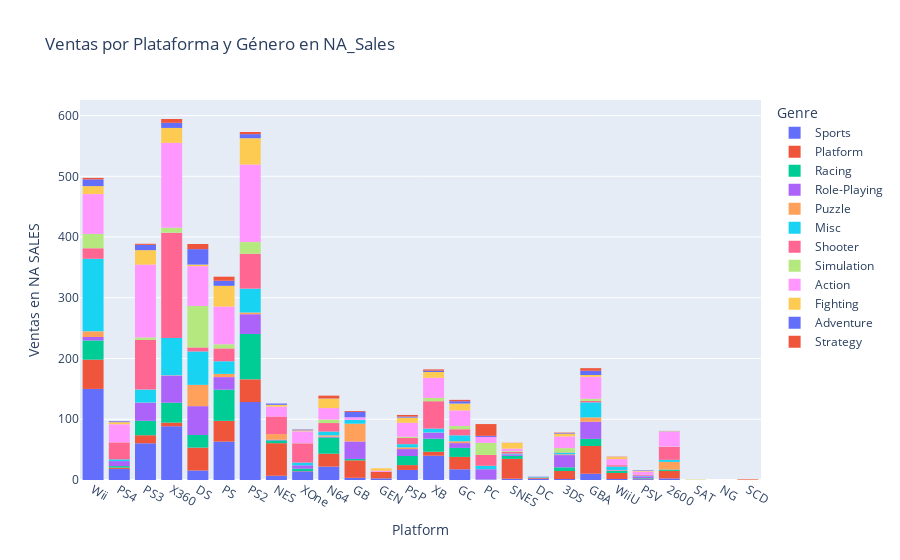
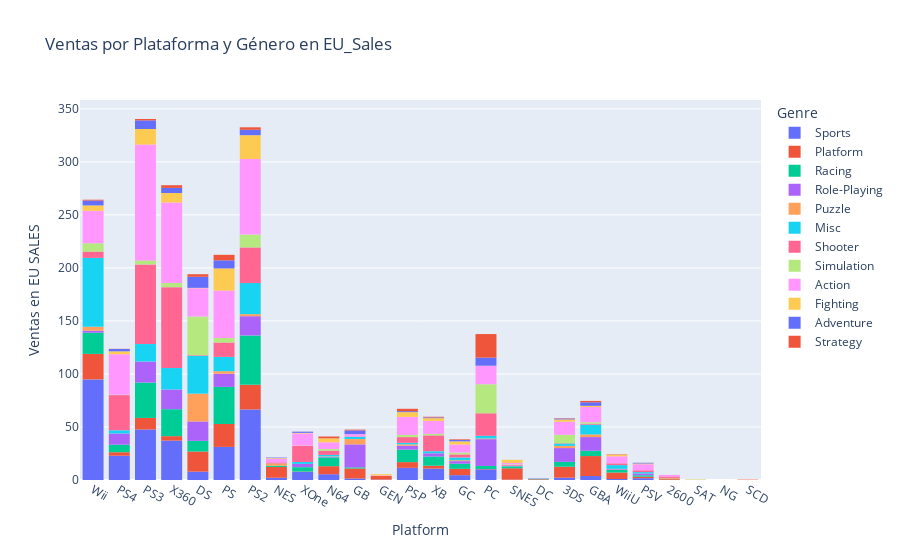
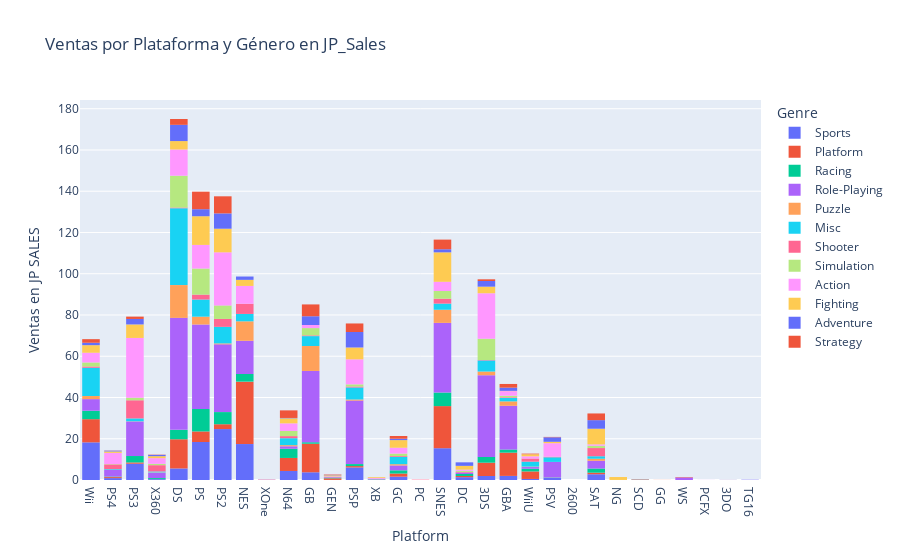

The code cell stored with these charts, in order, in its notebook:
### Code cell
lista_ventas = ["NA_Sales", "EU_Sales", "JP_Sales"]
for columna in lista_ventas:
    grafica = px.histogram(hojas_df["vgsales"],
                            x="Platform", y=columna,
                            color="Genre",
                            color_discrete_sequence=px.colors.qualitative.Plotly,
                            title=f"Ventas por Plataforma y Género en {columna}",
                            labels={columna: f"Ventas en {columna.replace('_', ' ').upper()}"} # Cambia el título del eje y
                            )
    grafica.update_layout(
        yaxis_title=f"Ventas en {columna.replace('_', ' ').upper()}"  # Establece el título del eje y
    )
    grafica.show()
    grafica.write_html(f"grafica_{columna}.html")

### Figure 1 — Plotly figure (JSON) as saved in the notebook; plotly's stock layout.template omitted (floating-point values rounded to 4 significant figures; data arrays with more than 128 entries replaced by an {"elided": "..."} marker saying what was removed)
{"data": [{"bingroup": "x", "histfunc": "sum", "hovertemplate": "Genre=Sports<br>Platform=%{x}<br>sum of Ventas en NA SALES=%{y}<extra></extra>", "legendgroup": "Sports", "marker": {"color": "#636EFA", "pattern": {"shape": ""}}, "name": "Sports", "orientation": "v", "showlegend": true, "type": "histogram", "x": {"elided": "2304 mixed values"}, "xaxis": "x", "y": {"elided": "2304 float values"}, "yaxis": "y"}, {"bingroup": "x", "histfunc": "sum", "hovertemplate": "Genre=Platform<br>Platform=%{x}<br>sum of Ventas en NA SALES=%{y}<extra></extra>", "legendgroup": "Platform", "marker": {"color": "#EF553B", "pattern": {"shape": ""}}, "name": "Platform", "orientation": "v", "showlegend": true, "type": "histogram", "x": {"elided": "876 mixed values"}, "xaxis": "x", "y": {"elided": "876 float values"}, "yaxis": "y"}, {"bingroup": "x", "histfunc": "sum", "hovertemplate": "Genre=Racing<br>Platform=%{x}<br>sum of Ventas en NA SALES=%{y}<extra></extra>", "legendgroup": "Racing", "marker": {"color": "#00CC96", "pattern": {"shape": ""}}, "name": "Racing", "orientation": "v", "showlegend": true, "type": "histogram", "x": {"elided": "1226 mixed values"}, "xaxis": "x", "y": {"elided": "1226 float values"}, "yaxis": "y"}, {"bingroup": "x", "histfunc": "sum", "hovertemplate": "Genre=Role-Playing<br>Platform=%{x}<br>sum of Ventas en NA SALES=%{y}<extra></extra>", "legendgroup": "Role-Playing", "marker": {"color": "#AB63FA", "pattern": {"shape": ""}}, "name": "Role-Playing", "orientation": "v", "showlegend": true, "type": "histogram", "x": {"elided": "1471 str values"}, "xaxis": "x", "y": {"elided": "1471 float values"}, "yaxis": "y"}, {"bingroup": "x", "histfunc": "sum", "hovertemplate": "Genre=Puzzle<br>Platform=%{x}<br>sum of Ventas en NA SALES=%{y}<extra></extra>", "legendgroup": "Puzzle", "marker": {"color": "#FFA15A", "pattern": {"shape": ""}}, "name": "Puzzle", "orientation": "v", "showlegend": true, "type": "histogram", "x": {"elided": "571 mixed values"}, "xaxis": "x", "y": {"elided": "571 float values"}, "yaxis": "y"}, {"bingroup": "x", "histfunc": "sum", "hovertemplate": "Genre=Misc<br>Platform=%{x}<br>sum of Ventas en NA SALES=%{y}<extra></extra>", "legendgroup": "Misc", "marker": {"color": "#19D3F3", "pattern": {"shape": ""}}, "name": "Misc", "orientation": "v", "showlegend": true, "type": "histogram", "x": {"elided": "1710 mixed values"}, "xaxis": "x", "y": {"elided": "1710 float values"}, "yaxis": "y"}, {"bingroup": "x", "histfunc": "sum", "hovertemplate": "Genre=Shooter<br>Platform=%{x}<br>sum of Ventas en NA SALES=%{y}<extra></extra>", "legendgroup": "Shooter", "marker": {"color": "#FF6692", "pattern": {"shape": ""}}, "name": "Shooter", "orientation": "v", "showlegend": true, "type": "histogram", "x": {"elided": "1282 mixed values"}, "xaxis": "x", "y": {"elided": "1282 float values"}, "yaxis": "y"}, {"bingroup": "x", "histfunc": "sum", "hovertemplate": "Genre=Simulation<br>Platform=%{x}<br>sum of Ventas en NA SALES=%{y}<extra></extra>", "legendgroup": "Simulation", "marker": {"color": "#B6E880", "pattern": {"shape": ""}}, "name": "Simulation", "orientation": "v", "showlegend": true, "type": "histogram", "x": {"elided": "851 mixed values"}, "xaxis": "x", "y": {"elided": "851 float values"}, "yaxis": "y"}, {"bingroup": "x", "histfunc": "sum", "hovertemplate": "Genre=Action<br>Platform=%{x}<br>sum of Ventas en NA SALES=%{y}<extra></extra>", "legendgroup": "Action", "marker": {"color": "#FF97FF", "pattern": {"shape": ""}}, "name": "Action", "orientation": "v", "showlegend": true, "type": "histogram", "x": {"elided": "3253 mixed values"}, "xaxis": "x", "y": {"elided": "3253 float values"}, "yaxis": "y"}, {"bingroup": "x", "histfunc": "sum", "hovertemplate": "Genre=Fighting<br>Platform=%{x}<br>sum of Ventas en NA SALES=%{y}<extra></extra>", "legendgroup": "Fighting", "marker": {"color": "#FECB52", "pattern": {"shape": ""}}, "name": "Fighting", "orientation": "v", "showlegend": true, "type": "histogram", "x": {"elided": "836 mixed values"}, "xaxis": "x", "y": {"elided": "836 float values"}, "yaxis": "y"}, {"bingroup": "x", "histfunc": "sum", "hovertemplate": "Genre=Adventure<br>Platform=%{x}<br>sum of Ventas en NA SALES=%{y}<extra></extra>", "legendgroup": "Adventure", "marker": {"color": "#636EFA", "pattern": {"shape": ""}}, "name": "Adventure", "orientation": "v", "showlegend": true, "type": "histogram", "x": {"elided": "1276 mixed values"}, "xaxis": "x", "y": {"elided": "1276 float values"}, "yaxis": "y"}, {"bingroup": "x", "histfunc": "sum", "hovertemplate": "Genre=Strategy<br>Platform=%{x}<br>sum of Ventas en NA SALES=%{y}<extra></extra>", "legendgroup": "Strategy", "marker": {"color": "#EF553B", "pattern": {"shape": ""}}, "name": "Strategy", "orientation": "v", "showlegend": true, "type": "histogram", "x": {"elided": "671 str values"}, "xaxis": "x", "y": {"elided": "671 float values"}, "yaxis": "y"}], "layout": {"barmode": "relative", "legend": {"title": {"text": "Genre"}, "tracegroupgap": 0}, "title": {"text": "Ventas por Plataforma y Género en NA_Sales"}, "xaxis": {"anchor": "y", "domain": [0, 1], "title": {"text": "Platform"}}, "yaxis": {"anchor": "x", "domain": [0, 1], "title": {"text": "Ventas en NA SALES"}}}}

### Figure 2 — Plotly figure (JSON) as saved in the notebook; plotly's stock layout.template omitted (floating-point values rounded to 4 significant figures; data arrays with more than 128 entries replaced by an {"elided": "..."} marker saying what was removed)
{"data": [{"bingroup": "x", "histfunc": "sum", "hovertemplate": "Genre=Sports<br>Platform=%{x}<br>sum of Ventas en EU SALES=%{y}<extra></extra>", "legendgroup": "Sports", "marker": {"color": "#636EFA", "pattern": {"shape": ""}}, "name": "Sports", "orientation": "v", "showlegend": true, "type": "histogram", "x": {"elided": "2304 mixed values"}, "xaxis": "x", "y": {"elided": "2304 float values"}, "yaxis": "y"}, {"bingroup": "x", "histfunc": "sum", "hovertemplate": "Genre=Platform<br>Platform=%{x}<br>sum of Ventas en EU SALES=%{y}<extra></extra>", "legendgroup": "Platform", "marker": {"color": "#EF553B", "pattern": {"shape": ""}}, "name": "Platform", "orientation": "v", "showlegend": true, "type": "histogram", "x": {"elided": "876 mixed values"}, "xaxis": "x", "y": {"elided": "876 float values"}, "yaxis": "y"}, {"bingroup": "x", "histfunc": "sum", "hovertemplate": "Genre=Racing<br>Platform=%{x}<br>sum of Ventas en EU SALES=%{y}<extra></extra>", "legendgroup": "Racing", "marker": {"color": "#00CC96", "pattern": {"shape": ""}}, "name": "Racing", "orientation": "v", "showlegend": true, "type": "histogram", "x": {"elided": "1226 mixed values"}, "xaxis": "x", "y": {"elided": "1226 float values"}, "yaxis": "y"}, {"bingroup": "x", "histfunc": "sum", "hovertemplate": "Genre=Role-Playing<br>Platform=%{x}<br>sum of Ventas en EU SALES=%{y}<extra></extra>", "legendgroup": "Role-Playing", "marker": {"color": "#AB63FA", "pattern": {"shape": ""}}, "name": "Role-Playing", "orientation": "v", "showlegend": true, "type": "histogram", "x": {"elided": "1471 str values"}, "xaxis": "x", "y": {"elided": "1471 float values"}, "yaxis": "y"}, {"bingroup": "x", "histfunc": "sum", "hovertemplate": "Genre=Puzzle<br>Platform=%{x}<br>sum of Ventas en EU SALES=%{y}<extra></extra>", "legendgroup": "Puzzle", "marker": {"color": "#FFA15A", "pattern": {"shape": ""}}, "name": "Puzzle", "orientation": "v", "showlegend": true, "type": "histogram", "x": {"elided": "571 mixed values"}, "xaxis": "x", "y": {"elided": "571 float values"}, "yaxis": "y"}, {"bingroup": "x", "histfunc": "sum", "hovertemplate": "Genre=Misc<br>Platform=%{x}<br>sum of Ventas en EU SALES=%{y}<extra></extra>", "legendgroup": "Misc", "marker": {"color": "#19D3F3", "pattern": {"shape": ""}}, "name": "Misc", "orientation": "v", "showlegend": true, "type": "histogram", "x": {"elided": "1710 mixed values"}, "xaxis": "x", "y": {"elided": "1710 float values"}, "yaxis": "y"}, {"bingroup": "x", "histfunc": "sum", "hovertemplate": "Genre=Shooter<br>Platform=%{x}<br>sum of Ventas en EU SALES=%{y}<extra></extra>", "legendgroup": "Shooter", "marker": {"color": "#FF6692", "pattern": {"shape": ""}}, "name": "Shooter", "orientation": "v", "showlegend": true, "type": "histogram", "x": {"elided": "1282 mixed values"}, "xaxis": "x", "y": {"elided": "1282 float values"}, "yaxis": "y"}, {"bingroup": "x", "histfunc": "sum", "hovertemplate": "Genre=Simulation<br>Platform=%{x}<br>sum of Ventas en EU SALES=%{y}<extra></extra>", "legendgroup": "Simulation", "marker": {"color": "#B6E880", "pattern": {"shape": ""}}, "name": "Simulation", "orientation": "v", "showlegend": true, "type": "histogram", "x": {"elided": "851 mixed values"}, "xaxis": "x", "y": {"elided": "851 float values"}, "yaxis": "y"}, {"bingroup": "x", "histfunc": "sum", "hovertemplate": "Genre=Action<br>Platform=%{x}<br>sum of Ventas en EU SALES=%{y}<extra></extra>", "legendgroup": "Action", "marker": {"color": "#FF97FF", "pattern": {"shape": ""}}, "name": "Action", "orientation": "v", "showlegend": true, "type": "histogram", "x": {"elided": "3253 mixed values"}, "xaxis": "x", "y": {"elided": "3253 float values"}, "yaxis": "y"}, {"bingroup": "x", "histfunc": "sum", "hovertemplate": "Genre=Fighting<br>Platform=%{x}<br>sum of Ventas en EU SALES=%{y}<extra></extra>", "legendgroup": "Fighting", "marker": {"color": "#FECB52", "pattern": {"shape": ""}}, "name": "Fighting", "orientation": "v", "showlegend": true, "type": "histogram", "x": {"elided": "836 mixed values"}, "xaxis": "x", "y": {"elided": "836 float values"}, "yaxis": "y"}, {"bingroup": "x", "histfunc": "sum", "hovertemplate": "Genre=Adventure<br>Platform=%{x}<br>sum of Ventas en EU SALES=%{y}<extra></extra>", "legendgroup": "Adventure", "marker": {"color": "#636EFA", "pattern": {"shape": ""}}, "name": "Adventure", "orientation": "v", "showlegend": true, "type": "histogram", "x": {"elided": "1276 mixed values"}, "xaxis": "x", "y": {"elided": "1276 float values"}, "yaxis": "y"}, {"bingroup": "x", "histfunc": "sum", "hovertemplate": "Genre=Strategy<br>Platform=%{x}<br>sum of Ventas en EU SALES=%{y}<extra></extra>", "legendgroup": "Strategy", "marker": {"color": "#EF553B", "pattern": {"shape": ""}}, "name": "Strategy", "orientation": "v", "showlegend": true, "type": "histogram", "x": {"elided": "671 str values"}, "xaxis": "x", "y": {"elided": "671 float values"}, "yaxis": "y"}], "layout": {"barmode": "relative", "legend": {"title": {"text": "Genre"}, "tracegroupgap": 0}, "title": {"text": "Ventas por Plataforma y Género en EU_Sales"}, "xaxis": {"anchor": "y", "domain": [0, 1], "title": {"text": "Platform"}}, "yaxis": {"anchor": "x", "domain": [0, 1], "title": {"text": "Ventas en EU SALES"}}}}

### Figure 3 — Plotly figure (JSON) as saved in the notebook; plotly's stock layout.template omitted (floating-point values rounded to 4 significant figures; data arrays with more than 128 entries replaced by an {"elided": "..."} marker saying what was removed)
{"data": [{"bingroup": "x", "histfunc": "sum", "hovertemplate": "Genre=Sports<br>Platform=%{x}<br>sum of Ventas en JP SALES=%{y}<extra></extra>", "legendgroup": "Sports", "marker": {"color": "#636EFA", "pattern": {"shape": ""}}, "name": "Sports", "orientation": "v", "showlegend": true, "type": "histogram", "x": {"elided": "2304 mixed values"}, "xaxis": "x", "y": {"elided": "2304 float values"}, "yaxis": "y"}, {"bingroup": "x", "histfunc": "sum", "hovertemplate": "Genre=Platform<br>Platform=%{x}<br>sum of Ventas en JP SALES=%{y}<extra></extra>", "legendgroup": "Platform", "marker": {"color": "#EF553B", "pattern": {"shape": ""}}, "name": "Platform", "orientation": "v", "showlegend": true, "type": "histogram", "x": {"elided": "876 mixed values"}, "xaxis": "x", "y": {"elided": "876 float values"}, "yaxis": "y"}, {"bingroup": "x", "histfunc": "sum", "hovertemplate": "Genre=Racing<br>Platform=%{x}<br>sum of Ventas en JP SALES=%{y}<extra></extra>", "legendgroup": "Racing", "marker": {"color": "#00CC96", "pattern": {"shape": ""}}, "name": "Racing", "orientation": "v", "showlegend": true, "type": "histogram", "x": {"elided": "1226 mixed values"}, "xaxis": "x", "y": {"elided": "1226 float values"}, "yaxis": "y"}, {"bingroup": "x", "histfunc": "sum", "hovertemplate": "Genre=Role-Playing<br>Platform=%{x}<br>sum of Ventas en JP SALES=%{y}<extra></extra>", "legendgroup": "Role-Playing", "marker": {"color": "#AB63FA", "pattern": {"shape": ""}}, "name": "Role-Playing", "orientation": "v", "showlegend": true, "type": "histogram", "x": {"elided": "1471 str values"}, "xaxis": "x", "y": {"elided": "1471 float values"}, "yaxis": "y"}, {"bingroup": "x", "histfunc": "sum", "hovertemplate": "Genre=Puzzle<br>Platform=%{x}<br>sum of Ventas en JP SALES=%{y}<extra></extra>", "legendgroup": "Puzzle", "marker": {"color": "#FFA15A", "pattern": {"shape": ""}}, "name": "Puzzle", "orientation": "v", "showlegend": true, "type": "histogram", "x": {"elided": "571 mixed values"}, "xaxis": "x", "y": {"elided": "571 float values"}, "yaxis": "y"}, {"bingroup": "x", "histfunc": "sum", "hovertemplate": "Genre=Misc<br>Platform=%{x}<br>sum of Ventas en JP SALES=%{y}<extra></extra>", "legendgroup": "Misc", "marker": {"color": "#19D3F3", "pattern": {"shape": ""}}, "name": "Misc", "orientation": "v", "showlegend": true, "type": "histogram", "x": {"elided": "1710 mixed values"}, "xaxis": "x", "y": {"elided": "1710 float values"}, "yaxis": "y"}, {"bingroup": "x", "histfunc": "sum", "hovertemplate": "Genre=Shooter<br>Platform=%{x}<br>sum of Ventas en JP SALES=%{y}<extra></extra>", "legendgroup": "Shooter", "marker": {"color": "#FF6692", "pattern": {"shape": ""}}, "name": "Shooter", "orientation": "v", "showlegend": true, "type": "histogram", "x": {"elided": "1282 mixed values"}, "xaxis": "x", "y": {"elided": "1282 float values"}, "yaxis": "y"}, {"bingroup": "x", "histfunc": "sum", "hovertemplate": "Genre=Simulation<br>Platform=%{x}<br>sum of Ventas en JP SALES=%{y}<extra></extra>", "legendgroup": "Simulation", "marker": {"color": "#B6E880", "pattern": {"shape": ""}}, "name": "Simulation", "orientation": "v", "showlegend": true, "type": "histogram", "x": {"elided": "851 mixed values"}, "xaxis": "x", "y": {"elided": "851 float values"}, "yaxis": "y"}, {"bingroup": "x", "histfunc": "sum", "hovertemplate": "Genre=Action<br>Platform=%{x}<br>sum of Ventas en JP SALES=%{y}<extra></extra>", "legendgroup": "Action", "marker": {"color": "#FF97FF", "pattern": {"shape": ""}}, "name": "Action", "orientation": "v", "showlegend": true, "type": "histogram", "x": {"elided": "3253 mixed values"}, "xaxis": "x", "y": {"elided": "3253 float values"}, "yaxis": "y"}, {"bingroup": "x", "histfunc": "sum", "hovertemplate": "Genre=Fighting<br>Platform=%{x}<br>sum of Ventas en JP SALES=%{y}<extra></extra>", "legendgroup": "Fighting", "marker": {"color": "#FECB52", "pattern": {"shape": ""}}, "name": "Fighting", "orientation": "v", "showlegend": true, "type": "histogram", "x": {"elided": "836 mixed values"}, "xaxis": "x", "y": {"elided": "836 float values"}, "yaxis": "y"}, {"bingroup": "x", "histfunc": "sum", "hovertemplate": "Genre=Adventure<br>Platform=%{x}<br>sum of Ventas en JP SALES=%{y}<extra></extra>", "legendgroup": "Adventure", "marker": {"color": "#636EFA", "pattern": {"shape": ""}}, "name": "Adventure", "orientation": "v", "showlegend": true, "type": "histogram", "x": {"elided": "1276 mixed values"}, "xaxis": "x", "y": {"elided": "1276 float values"}, "yaxis": "y"}, {"bingroup": "x", "histfunc": "sum", "hovertemplate": "Genre=Strategy<br>Platform=%{x}<br>sum of Ventas en JP SALES=%{y}<extra></extra>", "legendgroup": "Strategy", "marker": {"color": "#EF553B", "pattern": {"shape": ""}}, "name": "Strategy", "orientation": "v", "showlegend": true, "type": "histogram", "x": {"elided": "671 str values"}, "xaxis": "x", "y": {"elided": "671 float values"}, "yaxis": "y"}], "layout": {"barmode": "relative", "legend": {"title": {"text": "Genre"}, "tracegroupgap": 0}, "title": {"text": "Ventas por Plataforma y Género en JP_Sales"}, "xaxis": {"anchor": "y", "domain": [0, 1], "title": {"text": "Platform"}}, "yaxis": {"anchor": "x", "domain": [0, 1], "title": {"text": "Ventas en JP SALES"}}}}
